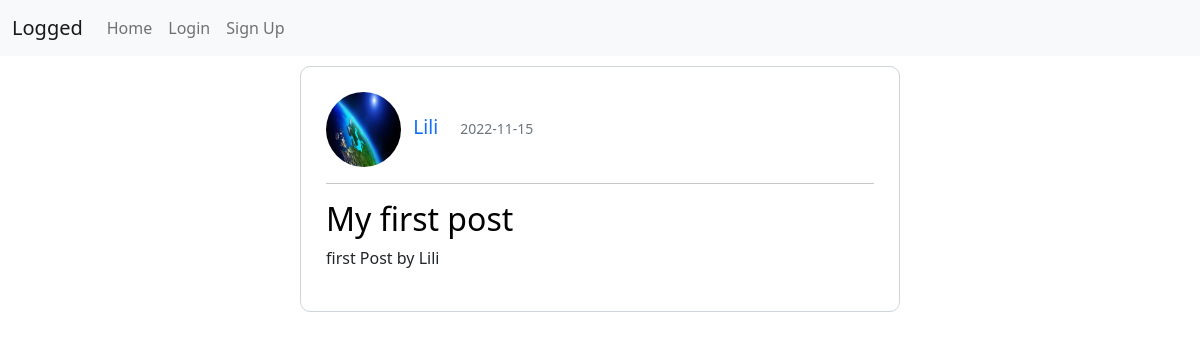
The page /1 on the database its author committed.
### blogapp/models.py (models this page shows, shortened)
class Post(db.Model):
    id = db.Column(db.Integer, primary_key=True)
    title = db.Column(db.String(100), nullable=False)
    postedOn = db.Column(db.DateTime, nullable=False, default=datetime.utcnow)
    text = db.Column(db.Text, nullable=False)
    user_id = db.Column(db.Integer, db.ForeignKey('user.id'), nullable=False)

class User(db.Model):
    id = db.Column(db.Integer, primary_key=True)
    name = db.Column(db.String, nullable=False)
    username = db.Column(db.String, unique=True, nullable=False)
    email = db.Column(db.String, unique=True, nullable=False)
    password = db.Column(db.String(40), nullable=False)
    profile_picture = db.Column(db.String, nullable=False, default='default.jpeg')
    summary = db.Column(db.String)
    posts = db.relationship('Post', backref='author', lazy=True)

### blogapp/routes.py (the view)
@app.route("/<int:id>")
def user_posts(id):
    posts = db.session.execute(db.select(Post).where(
            Post.user_id == id).order_by(Post.postedOn.desc())).scalars()
    return render_template("posts.html", title="Blog Homepage", posts = posts)

### blogapp/templates/posts.html (shortened to what this page needs)
{% extends 'layout.html' %}
{% block content %}
        {% if posts %}
            {% for post in posts %}
            <div class="container posts">
                <div>
                    <img class="picture_post" src="../static/uploads/{{post.author.profile_picture}}" alt="Profile Picture">
                    <a class="post-author mx-2" href="/{post.user_id}">{{ post.author.name }}</a>
                    <small class="text-muted">{{ post.postedOn.strftime("%Y-%m-%d") }}</small>
                </div>
                <hr>
                <div class="post-text">
                    <h2><a class="post-title" href="#">{{ post.title }}</a></h2>
                    <p class="post-content">{{ post.text }}</p>
                </div>
            </div>
            {% endfor %}
        {% endif %}
{% endblock %}

### blogapp/static/css/style.css (style rules this page uses)
.signup, .login, .account, .homepage, .posts { margin: 70px auto; width: 70%; padding: 25px; border: 1px solid #ced4da; border-radius: 10px; }
.posts { margin: 10px auto; }
.picture_post { width:75px; height:75px; border-radius: 50%; }
.post-author { font-size: 1.2em; padding-right: 10px; text-decoration: none; }
.post-title { text-decoration: none; color: #000; }
@media only screen and (min-width: 767px) { .signup, .login, .homepage, .posts { width: 50%; } }

### rows shown on the page
Post: author.profile_picture (picture), author.name "Lili", postedOn "2022-11-15", title "My first post", text "first Post by Lili"
